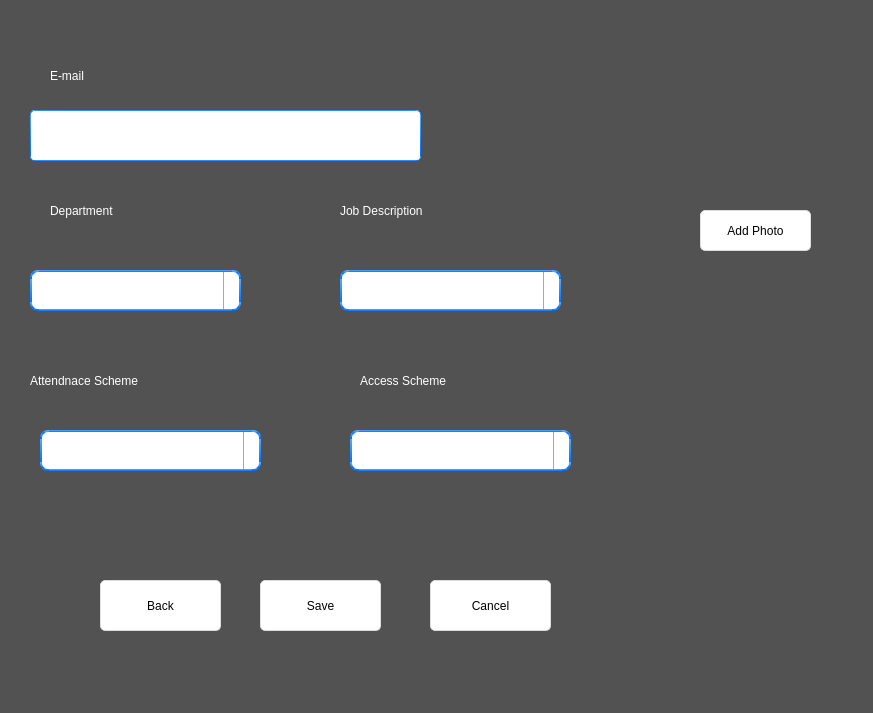
<?xml version="1.0" encoding="UTF-8"?>
<ui version="4.0">
 <class>newemp2</class>
 <widget class="QWidget" name="newemp2">
  <property name="geometry">
   <rect>
    <x>0</x>
    <y>0</y>
    <width>873</width>
    <height>713</height>
   </rect>
  </property>
  <property name="windowTitle">
   <string>Form</string>
  </property>
  <property name="styleSheet">
   <string notr="true">background-color:rgb(82, 82, 82);
font: 16pt &quot;Arial Rounded MT Bold&quot;;</string>
  </property>
  <widget class="QPushButton" name="addphoto_btn">
   <property name="geometry">
    <rect>
     <x>700</x>
     <y>210</y>
     <width>111</width>
     <height>41</height>
    </rect>
   </property>
   <property name="styleSheet">
    <string notr="true">QPushButton{
	font: 75 11pt &quot;MS Shell Dlg 2&quot;;
	border-style: solid;
	border-top-color: qlineargradient(spread:pad, x1:0.5, y1:1, x2:0.5, y2:0, stop:0 rgb(215, 215, 215), stop:1 rgb(222, 222, 222));
	border-right-color: qlineargradient(spread:pad, x1:0, y1:0.5, x2:1, y2:0.5, stop:0 rgb(217, 217, 217), stop:1 rgb(227, 227, 227));
	border-left-color: qlineargradient(spread:pad, x1:0, y1:0.5, x2:1, y2:0.5, stop:0 rgb(227, 227, 227), stop:1 rgb(217, 217, 217));
	border-bottom-color: qlineargradient(spread:pad, x1:0.5, y1:1, x2:0.5, y2:0, stop:0 rgb(215, 215, 215), stop:1 rgb(222, 222, 222));
	border-width: 1px;
	border-radius: 5px;
	color: rgb(0,0,0);
	padding: 2px;
	background-color: rgb(255,255,255);
}
QPushButton:hover{
	border-style: solid;
	border-top-color: qlineargradient(spread:pad, x1:0.5, y1:1, x2:0.5, y2:0, stop:0 rgb(195, 195, 195), stop:1 rgb(222, 222, 222));
	border-right-color: qlineargradient(spread:pad, x1:0, y1:0.5, x2:1, y2:0.5, stop:0 rgb(197, 197, 197), stop:1 rgb(227, 227, 227));
	border-left-color: qlineargradient(spread:pad, x1:0, y1:0.5, x2:1, y2:0.5, stop:0 rgb(227, 227, 227), stop:1 rgb(197, 197, 197));
	border-bottom-color: qlineargradient(spread:pad, x1:0.5, y1:1, x2:0.5, y2:0, stop:0 rgb(195, 195, 195), stop:1 rgb(222, 222, 222));
	border-width: 1px;
	border-radius: 5px;
	color: rgb(0,0,0);
	padding: 2px;
	background-color: rgb(255,255,255);
}
QPushButton:pressed{
	border-style: solid;
	border-top-color: qlineargradient(spread:pad, x1:0.5, y1:1, x2:0.5, y2:0, stop:0 rgb(215, 215, 215), stop:1 rgb(222, 222, 222));
	border-right-color: qlineargradient(spread:pad, x1:0, y1:0.5, x2:1, y2:0.5, stop:0 rgb(217, 217, 217), stop:1 rgb(227, 227, 227));
	border-left-color: qlineargradient(spread:pad, x1:0, y1:0.5, x2:1, y2:0.5, stop:0 rgb(227, 227, 227), stop:1 rgb(217, 217, 217));
	border-bottom-color: qlineargradient(spread:pad, x1:0.5, y1:1, x2:0.5, y2:0, stop:0 rgb(215, 215, 215), stop:1 rgb(222, 222, 222));
	border-width: 1px;
	border-radius: 5px;
	color: rgb(0,0,0);
	padding: 2px;
	background-color: rgb(142,142,142);
}
QPushButton:disabled{
	border-style: solid;
	border-top-color: qlineargradient(spread:pad, x1:0.5, y1:1, x2:0.5, y2:0, stop:0 rgb(215, 215, 215), stop:1 rgb(222, 222, 222));
	border-right-color: qlineargradient(spread:pad, x1:0, y1:0.5, x2:1, y2:0.5, stop:0 rgb(217, 217, 217), stop:1 rgb(227, 227, 227));
	border-left-color: qlineargradient(spread:pad, x1:0, y1:0.5, x2:1, y2:0.5, stop:0 rgb(227, 227, 227), stop:1 rgb(217, 217, 217));
	border-bottom-color: qlineargradient(spread:pad, x1:0.5, y1:1, x2:0.5, y2:0, stop:0 rgb(215, 215, 215), stop:1 rgb(222, 222, 222));
	border-width: 1px;
	border-radius: 5px;
	color: #808086;
	padding: 2px;
	background-color: rgb(142,142,142);
}</string>
   </property>
   <property name="text">
    <string>Add Photo</string>
   </property>
  </widget>
  <widget class="QPushButton" name="back_btn">
   <property name="geometry">
    <rect>
     <x>100</x>
     <y>580</y>
     <width>121</width>
     <height>51</height>
    </rect>
   </property>
   <property name="styleSheet">
    <string notr="true">QPushButton{
	font: 75 11pt &quot;MS Shell Dlg 2&quot;;
	border-style: solid;
	border-top-color: qlineargradient(spread:pad, x1:0.5, y1:1, x2:0.5, y2:0, stop:0 rgb(215, 215, 215), stop:1 rgb(222, 222, 222));
	border-right-color: qlineargradient(spread:pad, x1:0, y1:0.5, x2:1, y2:0.5, stop:0 rgb(217, 217, 217), stop:1 rgb(227, 227, 227));
	border-left-color: qlineargradient(spread:pad, x1:0, y1:0.5, x2:1, y2:0.5, stop:0 rgb(227, 227, 227), stop:1 rgb(217, 217, 217));
	border-bottom-color: qlineargradient(spread:pad, x1:0.5, y1:1, x2:0.5, y2:0, stop:0 rgb(215, 215, 215), stop:1 rgb(222, 222, 222));
	border-width: 1px;
	border-radius: 5px;
	color: rgb(0,0,0);
	padding: 2px;
	background-color: rgb(255,255,255);
}
QPushButton:hover{
	border-style: solid;
	border-top-color: qlineargradient(spread:pad, x1:0.5, y1:1, x2:0.5, y2:0, stop:0 rgb(195, 195, 195), stop:1 rgb(222, 222, 222));
	border-right-color: qlineargradient(spread:pad, x1:0, y1:0.5, x2:1, y2:0.5, stop:0 rgb(197, 197, 197), stop:1 rgb(227, 227, 227));
	border-left-color: qlineargradient(spread:pad, x1:0, y1:0.5, x2:1, y2:0.5, stop:0 rgb(227, 227, 227), stop:1 rgb(197, 197, 197));
	border-bottom-color: qlineargradient(spread:pad, x1:0.5, y1:1, x2:0.5, y2:0, stop:0 rgb(195, 195, 195), stop:1 rgb(222, 222, 222));
	border-width: 1px;
	border-radius: 5px;
	color: rgb(0,0,0);
	padding: 2px;
	background-color: rgb(255,255,255);
}
QPushButton:pressed{
	border-style: solid;
	border-top-color: qlineargradient(spread:pad, x1:0.5, y1:1, x2:0.5, y2:0, stop:0 rgb(215, 215, 215), stop:1 rgb(222, 222, 222));
	border-right-color: qlineargradient(spread:pad, x1:0, y1:0.5, x2:1, y2:0.5, stop:0 rgb(217, 217, 217), stop:1 rgb(227, 227, 227));
	border-left-color: qlineargradient(spread:pad, x1:0, y1:0.5, x2:1, y2:0.5, stop:0 rgb(227, 227, 227), stop:1 rgb(217, 217, 217));
	border-bottom-color: qlineargradient(spread:pad, x1:0.5, y1:1, x2:0.5, y2:0, stop:0 rgb(215, 215, 215), stop:1 rgb(222, 222, 222));
	border-width: 1px;
	border-radius: 5px;
	color: rgb(0,0,0);
	padding: 2px;
	background-color: rgb(142,142,142);
}
QPushButton:disabled{
	border-style: solid;
	border-top-color: qlineargradient(spread:pad, x1:0.5, y1:1, x2:0.5, y2:0, stop:0 rgb(215, 215, 215), stop:1 rgb(222, 222, 222));
	border-right-color: qlineargradient(spread:pad, x1:0, y1:0.5, x2:1, y2:0.5, stop:0 rgb(217, 217, 217), stop:1 rgb(227, 227, 227));
	border-left-color: qlineargradient(spread:pad, x1:0, y1:0.5, x2:1, y2:0.5, stop:0 rgb(227, 227, 227), stop:1 rgb(217, 217, 217));
	border-bottom-color: qlineargradient(spread:pad, x1:0.5, y1:1, x2:0.5, y2:0, stop:0 rgb(215, 215, 215), stop:1 rgb(222, 222, 222));
	border-width: 1px;
	border-radius: 5px;
	color: #808086;
	padding: 2px;
	background-color: rgb(142,142,142);
}</string>
   </property>
   <property name="text">
    <string>Back</string>
   </property>
  </widget>
  <widget class="QPushButton" name="save_btn">
   <property name="geometry">
    <rect>
     <x>260</x>
     <y>580</y>
     <width>121</width>
     <height>51</height>
    </rect>
   </property>
   <property name="styleSheet">
    <string notr="true">QPushButton{
	font: 75 11pt &quot;MS Shell Dlg 2&quot;;
	border-style: solid;
	border-top-color: qlineargradient(spread:pad, x1:0.5, y1:1, x2:0.5, y2:0, stop:0 rgb(215, 215, 215), stop:1 rgb(222, 222, 222));
	border-right-color: qlineargradient(spread:pad, x1:0, y1:0.5, x2:1, y2:0.5, stop:0 rgb(217, 217, 217), stop:1 rgb(227, 227, 227));
	border-left-color: qlineargradient(spread:pad, x1:0, y1:0.5, x2:1, y2:0.5, stop:0 rgb(227, 227, 227), stop:1 rgb(217, 217, 217));
	border-bottom-color: qlineargradient(spread:pad, x1:0.5, y1:1, x2:0.5, y2:0, stop:0 rgb(215, 215, 215), stop:1 rgb(222, 222, 222));
	border-width: 1px;
	border-radius: 5px;
	color: rgb(0,0,0);
	padding: 2px;
	background-color: rgb(255,255,255);
}
QPushButton:hover{
	border-style: solid;
	border-top-color: qlineargradient(spread:pad, x1:0.5, y1:1, x2:0.5, y2:0, stop:0 rgb(195, 195, 195), stop:1 rgb(222, 222, 222));
	border-right-color: qlineargradient(spread:pad, x1:0, y1:0.5, x2:1, y2:0.5, stop:0 rgb(197, 197, 197), stop:1 rgb(227, 227, 227));
	border-left-color: qlineargradient(spread:pad, x1:0, y1:0.5, x2:1, y2:0.5, stop:0 rgb(227, 227, 227), stop:1 rgb(197, 197, 197));
	border-bottom-color: qlineargradient(spread:pad, x1:0.5, y1:1, x2:0.5, y2:0, stop:0 rgb(195, 195, 195), stop:1 rgb(222, 222, 222));
	border-width: 1px;
	border-radius: 5px;
	color: rgb(0,0,0);
	padding: 2px;
	background-color: rgb(255,255,255);
}
QPushButton:pressed{
	border-style: solid;
	border-top-color: qlineargradient(spread:pad, x1:0.5, y1:1, x2:0.5, y2:0, stop:0 rgb(215, 215, 215), stop:1 rgb(222, 222, 222));
	border-right-color: qlineargradient(spread:pad, x1:0, y1:0.5, x2:1, y2:0.5, stop:0 rgb(217, 217, 217), stop:1 rgb(227, 227, 227));
	border-left-color: qlineargradient(spread:pad, x1:0, y1:0.5, x2:1, y2:0.5, stop:0 rgb(227, 227, 227), stop:1 rgb(217, 217, 217));
	border-bottom-color: qlineargradient(spread:pad, x1:0.5, y1:1, x2:0.5, y2:0, stop:0 rgb(215, 215, 215), stop:1 rgb(222, 222, 222));
	border-width: 1px;
	border-radius: 5px;
	color: rgb(0,0,0);
	padding: 2px;
	background-color: rgb(142,142,142);
}
QPushButton:disabled{
	border-style: solid;
	border-top-color: qlineargradient(spread:pad, x1:0.5, y1:1, x2:0.5, y2:0, stop:0 rgb(215, 215, 215), stop:1 rgb(222, 222, 222));
	border-right-color: qlineargradient(spread:pad, x1:0, y1:0.5, x2:1, y2:0.5, stop:0 rgb(217, 217, 217), stop:1 rgb(227, 227, 227));
	border-left-color: qlineargradient(spread:pad, x1:0, y1:0.5, x2:1, y2:0.5, stop:0 rgb(227, 227, 227), stop:1 rgb(217, 217, 217));
	border-bottom-color: qlineargradient(spread:pad, x1:0.5, y1:1, x2:0.5, y2:0, stop:0 rgb(215, 215, 215), stop:1 rgb(222, 222, 222));
	border-width: 1px;
	border-radius: 5px;
	color: #808086;
	padding: 2px;
	background-color: rgb(142,142,142);
}</string>
   </property>
   <property name="text">
    <string>Save</string>
   </property>
  </widget>
  <widget class="QPushButton" name="cancel_btn">
   <property name="geometry">
    <rect>
     <x>430</x>
     <y>580</y>
     <width>121</width>
     <height>51</height>
    </rect>
   </property>
   <property name="styleSheet">
    <string notr="true">QPushButton{
	font: 75 11pt &quot;MS Shell Dlg 2&quot;;
	border-style: solid;
	border-top-color: qlineargradient(spread:pad, x1:0.5, y1:1, x2:0.5, y2:0, stop:0 rgb(215, 215, 215), stop:1 rgb(222, 222, 222));
	border-right-color: qlineargradient(spread:pad, x1:0, y1:0.5, x2:1, y2:0.5, stop:0 rgb(217, 217, 217), stop:1 rgb(227, 227, 227));
	border-left-color: qlineargradient(spread:pad, x1:0, y1:0.5, x2:1, y2:0.5, stop:0 rgb(227, 227, 227), stop:1 rgb(217, 217, 217));
	border-bottom-color: qlineargradient(spread:pad, x1:0.5, y1:1, x2:0.5, y2:0, stop:0 rgb(215, 215, 215), stop:1 rgb(222, 222, 222));
	border-width: 1px;
	border-radius: 5px;
	color: rgb(0,0,0);
	padding: 2px;
	background-color: rgb(255,255,255);
}
QPushButton:hover{
	border-style: solid;
	border-top-color: qlineargradient(spread:pad, x1:0.5, y1:1, x2:0.5, y2:0, stop:0 rgb(195, 195, 195), stop:1 rgb(222, 222, 222));
	border-right-color: qlineargradient(spread:pad, x1:0, y1:0.5, x2:1, y2:0.5, stop:0 rgb(197, 197, 197), stop:1 rgb(227, 227, 227));
	border-left-color: qlineargradient(spread:pad, x1:0, y1:0.5, x2:1, y2:0.5, stop:0 rgb(227, 227, 227), stop:1 rgb(197, 197, 197));
	border-bottom-color: qlineargradient(spread:pad, x1:0.5, y1:1, x2:0.5, y2:0, stop:0 rgb(195, 195, 195), stop:1 rgb(222, 222, 222));
	border-width: 1px;
	border-radius: 5px;
	color: rgb(0,0,0);
	padding: 2px;
	background-color: rgb(255,255,255);
}
QPushButton:pressed{
	border-style: solid;
	border-top-color: qlineargradient(spread:pad, x1:0.5, y1:1, x2:0.5, y2:0, stop:0 rgb(215, 215, 215), stop:1 rgb(222, 222, 222));
	border-right-color: qlineargradient(spread:pad, x1:0, y1:0.5, x2:1, y2:0.5, stop:0 rgb(217, 217, 217), stop:1 rgb(227, 227, 227));
	border-left-color: qlineargradient(spread:pad, x1:0, y1:0.5, x2:1, y2:0.5, stop:0 rgb(227, 227, 227), stop:1 rgb(217, 217, 217));
	border-bottom-color: qlineargradient(spread:pad, x1:0.5, y1:1, x2:0.5, y2:0, stop:0 rgb(215, 215, 215), stop:1 rgb(222, 222, 222));
	border-width: 1px;
	border-radius: 5px;
	color: rgb(0,0,0);
	padding: 2px;
	background-color: rgb(142,142,142);
}
QPushButton:disabled{
	border-style: solid;
	border-top-color: qlineargradient(spread:pad, x1:0.5, y1:1, x2:0.5, y2:0, stop:0 rgb(215, 215, 215), stop:1 rgb(222, 222, 222));
	border-right-color: qlineargradient(spread:pad, x1:0, y1:0.5, x2:1, y2:0.5, stop:0 rgb(217, 217, 217), stop:1 rgb(227, 227, 227));
	border-left-color: qlineargradient(spread:pad, x1:0, y1:0.5, x2:1, y2:0.5, stop:0 rgb(227, 227, 227), stop:1 rgb(217, 217, 217));
	border-bottom-color: qlineargradient(spread:pad, x1:0.5, y1:1, x2:0.5, y2:0, stop:0 rgb(215, 215, 215), stop:1 rgb(222, 222, 222));
	border-width: 1px;
	border-radius: 5px;
	color: #808086;
	padding: 2px;
	background-color: rgb(142,142,142);
}</string>
   </property>
   <property name="text">
    <string>Cancel</string>
   </property>
  </widget>
  <widget class="QLabel" name="label_2">
   <property name="geometry">
    <rect>
     <x>50</x>
     <y>190</y>
     <width>191</width>
     <height>41</height>
    </rect>
   </property>
   <property name="styleSheet">
    <string notr="true">color: rgb(255, 255, 255);</string>
   </property>
   <property name="text">
    <string>Department</string>
   </property>
  </widget>
  <widget class="QLabel" name="label_3">
   <property name="geometry">
    <rect>
     <x>340</x>
     <y>180</y>
     <width>221</width>
     <height>61</height>
    </rect>
   </property>
   <property name="styleSheet">
    <string notr="true">color: rgb(255, 255, 255);</string>
   </property>
   <property name="text">
    <string>Job Description</string>
   </property>
  </widget>
  <widget class="QLabel" name="label_4">
   <property name="geometry">
    <rect>
     <x>360</x>
     <y>360</y>
     <width>271</width>
     <height>41</height>
    </rect>
   </property>
   <property name="styleSheet">
    <string notr="true">color: rgb(255, 255, 255);</string>
   </property>
   <property name="text">
    <string>Access Scheme</string>
   </property>
  </widget>
  <widget class="QLabel" name="label_7">
   <property name="geometry">
    <rect>
     <x>30</x>
     <y>360</y>
     <width>311</width>
     <height>41</height>
    </rect>
   </property>
   <property name="styleSheet">
    <string notr="true">color: rgb(255, 255, 255);</string>
   </property>
   <property name="text">
    <string>Attendnace Scheme</string>
   </property>
  </widget>
  <widget class="QComboBox" name="job_combo">
   <property name="geometry">
    <rect>
     <x>340</x>
     <y>270</y>
     <width>221</width>
     <height>41</height>
    </rect>
   </property>
   <property name="styleSheet">
    <string notr="true">QComboBox {
    border-width: 2px;
    border-radius: 8px;
    border-style: solid;
   border-style: solid;
	border-color: qlineargradient(spread:pad, x1:0.5, y1:1, x2:0.5, y2:0, stop:0 rgba(0, 113, 255, 255), stop:1 rgba(91, 171, 252, 255));
    background-color: #f4f4f4;
    color: #272727;
    padding-left: 5px;
background-image : url(&quot;D/ahmos/Desktop/senior proj 222/go-down.png&quot;);
}
QComboBox:editable, QComboBox:!editable, QComboBox::drop-down:editable, QComboBox:!editable:on, QComboBox::drop-down:editable:on {
    background: #ffffff;
}
QComboBox::drop-down {
    subcontrol-origin: padding;
    subcontrol-position: top right;
    width: 15px;
    color: #272727;
    border-left-width: 1px;
    border-left-color: darkgray;
    border-left-style: solid;
    border-top-right-radius: 3px;
    border-bottom-right-radius: 3px;
}


QComboBox::down-arrow:on {
image: url(/D/ahmos/Desktop/senior proj 222/go-down.png);
    top: 1px;
    left: 1px;
}
QComboBox QAbstractItemView {
    border: 1px solid darkgray;
    border-radius: 8px;
    selection-background-color: #dadada;
    selection-color: #272727;
    color: #272727;
    background: white;
}</string>
   </property>
  </widget>
  <widget class="QComboBox" name="dep_combo">
   <property name="geometry">
    <rect>
     <x>30</x>
     <y>270</y>
     <width>211</width>
     <height>41</height>
    </rect>
   </property>
   <property name="styleSheet">
    <string notr="true">QComboBox, QFontComboBox {
    border-width: 2px;
    border-radius: 8px;
    
border-style: solid;
	border-color: qlineargradient(spread:pad, x1:0.5, y1:1, x2:0.5, y2:0, stop:0 rgba(0, 113, 255, 255), stop:1 rgba(91, 171, 252, 255));
    background-color: #f4f4f4;
    color: #272727;
    padding-left: 5px;
}
QComboBox:editable, QComboBox:!editable, QComboBox::drop-down:editable, QComboBox:!editable:on, QComboBox::drop-down:editable:on {
    background: #ffffff;
}
QComboBox::drop-down {
    subcontrol-origin: padding;
    subcontrol-position: top right;
    width: 15px;
    color: #272727;
    border-left-width: 1px;
    border-left-color: darkgray;
    border-left-style: solid;
    border-top-right-radius: 3px;
    border-bottom-right-radius: 3px;
}


QComboBox::down-arrow:on {
    top: 1px;
    left: 1px;
}
QComboBox QAbstractItemView {
    border: 1px solid darkgray;
    border-radius: 8px;
    selection-background-color: #dadada;
    selection-color: #272727;
    color: #272727;
    background: white;
}
</string>
   </property>
  </widget>
  <widget class="QComboBox" name="acc_combo">
   <property name="geometry">
    <rect>
     <x>350</x>
     <y>430</y>
     <width>221</width>
     <height>41</height>
    </rect>
   </property>
   <property name="styleSheet">
    <string notr="true">QComboBox, QFontComboBox {
    border-width: 2px;
    border-radius: 8px;
border-style: solid;
	border-color: qlineargradient(spread:pad, x1:0.5, y1:1, x2:0.5, y2:0, stop:0 rgba(0, 113, 255, 255), stop:1 rgba(91, 171, 252, 255));
    background-color: #f4f4f4;
    color: #272727;
    padding-left: 5px;
}
QComboBox:editable, QComboBox:!editable, QComboBox::drop-down:editable, QComboBox:!editable:on, QComboBox::drop-down:editable:on {
    background: #ffffff;
}
QComboBox::drop-down {
    subcontrol-origin: padding;
    subcontrol-position: top right;
    width: 15px;
    color: #272727;
    border-left-width: 1px;
    border-left-color: darkgray;
    border-left-style: solid;
    border-top-right-radius: 3px;
    border-bottom-right-radius: 3px;
}


QComboBox::down-arrow:on {
    top: 1px;
    left: 1px;
}
QComboBox QAbstractItemView {
    border: 1px solid darkgray;
    border-radius: 8px;
    selection-background-color: #dadada;
    selection-color: #272727;
    color: #272727;
    background: white;
}</string>
   </property>
  </widget>
  <widget class="QComboBox" name="att_combo">
   <property name="geometry">
    <rect>
     <x>40</x>
     <y>430</y>
     <width>221</width>
     <height>41</height>
    </rect>
   </property>
   <property name="styleSheet">
    <string notr="true">QComboBox, QFontComboBox {
    border-width: 2px;
    border-radius: 8px;
 border-style: solid;
	border-color: qlineargradient(spread:pad, x1:0.5, y1:1, x2:0.5, y2:0, stop:0 rgba(0, 113, 255, 255), stop:1 rgba(91, 171, 252, 255));
    background-color: #f4f4f4;
    color: #272727;
    padding-left: 5px;
}
QComboBox:editable, QComboBox:!editable, QComboBox::drop-down:editable, QComboBox:!editable:on, QComboBox::drop-down:editable:on {
    background: #ffffff;
}
QComboBox::drop-down {
    subcontrol-origin: padding;
    subcontrol-position: top right;
    width: 15px;
    color: #272727;
    border-left-width: 1px;
    border-left-color: darkgray;
    border-left-style: solid;
    border-top-right-radius: 3px;
    border-bottom-right-radius: 3px;
}


QComboBox::down-arrow:on {
    top: 1px;
    left: 1px;
}
QComboBox QAbstractItemView {
    border: 1px solid darkgray;
    border-radius: 8px;
    selection-background-color: #dadada;
    selection-color: #272727;
    color: #272727;
    background: white;
}</string>
   </property>
  </widget>
  <widget class="QLineEdit" name="email_line">
   <property name="geometry">
    <rect>
     <x>30</x>
     <y>110</y>
     <width>391</width>
     <height>51</height>
    </rect>
   </property>
   <property name="styleSheet">
    <string notr="true">border-width: 1px; border-radius: 4px;
background-color: rgb(255, 255, 255);
	border-style: solid;
	border-color: qlineargradient(spread:pad, x1:0.5, y1:1, x2:0.5, y2:0, stop:0 rgba(0, 113, 255, 255), stop:1 rgba(91, 171, 252, 255));</string>
   </property>
  </widget>
  <widget class="QLabel" name="label">
   <property name="geometry">
    <rect>
     <x>50</x>
     <y>50</y>
     <width>191</width>
     <height>51</height>
    </rect>
   </property>
   <property name="styleSheet">
    <string notr="true">color: rgb(255, 255, 255);</string>
   </property>
   <property name="text">
    <string>E-mail</string>
   </property>
  </widget>
 </widget>
 <resources/>
 <connections/>
</ui>
